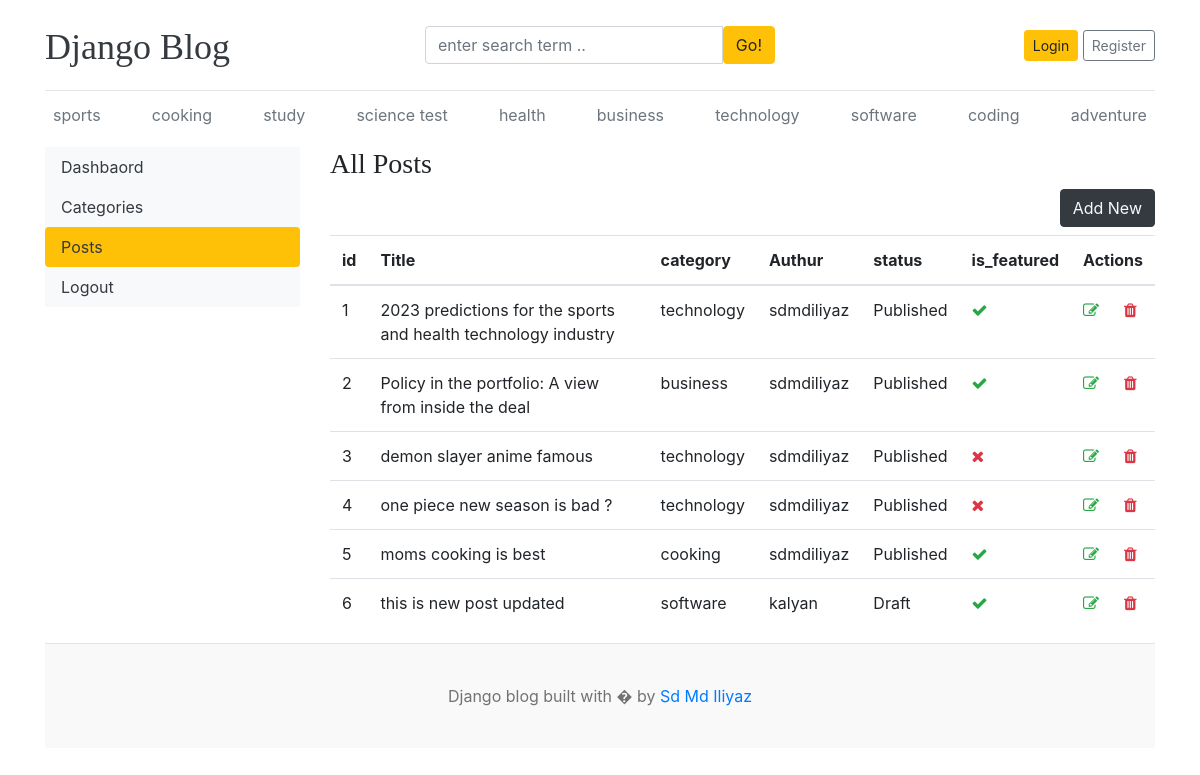
The app's page /dashboard/posts/ with its own data.
### blog_app/models.py (models this page shows, shortened)
class Category(models.Model):
    category_name = models.CharField(max_length=100 , unique=True)
    created_at = models.DateTimeField(auto_now_add=True)
    updated_at = models.DateTimeField(auto_now=True)
    class Meta:
        verbose_name_plural = 'Categories'
    def __str__(self):
        return self.category_name

class Blog(models.Model):
    title = models.CharField(max_length=100)
    slug = models.SlugField(max_length=150 , unique=True , blank=True)
    category =  models.ForeignKey(Category , on_delete=models.CASCADE)
    author=models.ForeignKey(User,on_delete=models.CASCADE)
    featured_image=models.ImageField(upload_to = 'uploads/%Y/%m/%d')
    short_description=models.TextField(max_length=2000)
    blog_body=models.TextField(max_length=2000)
    status=models.CharField(max_length=20,choices=STATUS_CHOICES,default='Draft')
    is_featured=models.BooleanField(default=False)
    created_at = models.DateTimeField(auto_now_add=True)
    updated_at = models.DateTimeField(auto_now=True)

### dashboards/views.py (the view)
# urls.py: path('posts/',views.posts,name='posts'),
def posts(request):
    posts=Blog.objects.all()
    context = {
        'posts':posts,
    }
    return render(request,'dashboard/post.html',context)

### blog_app/context_processors.py (called while the page is built)
def get_category(request):
    categories=Category.objects.all()
    return dict(categories=categories)

def get_sociallinks(request):
    social_link=SocialLink.objects.all()
    return dict(social_link=social_link)

### templates/dashboard/post.html (shortened to what this page needs)
{% extends 'base.html' %}
{% block content %}
<div class="row">
    {% include 'dashboard/sidebar.html' %}
    <div class="col">
        <h3>All Posts</h3>
            <a href="{% url 'add_post' %}" class="btn btn-dark text-light float-right mb-2">Add New</a>
            <table class="table table-hover">
                <thead>
                    <tr>
                    <th>id</th>
                    <th>Title</th>
                    <th>category</th>
                    <th>Authur</th>
                    <th>status</th>
                    <th>is_featured</th>
                    <th>Actions</th>
                    </tr>
                </thead>
                <tbody>
                    {% for p in posts %}
                    <tr>
                    <td>{{ forloop.counter }}</td>
                    <td>{{p.title}}</td>
                    <td>{{p.category}}</td>
                    <td>{{p.author}}</td>
                    <td>{{p.status}}</td>
                    <td>{% if p.is_featured %}<i class="fa fa-check text-success"></i>{% else %}<i class="fa fa-times text-danger"></i>{% endif %}</td>
                    <td> <a href="{% url 'edit_post' p.id %}"><i class="fa fa-edit text-success"></i></a>
                         <a href="{% url "delete_post" p.id %}"><i class="fa fa-trash text-danger"></i></a>
                    </td>
                    </tr>
                    {% endfor %}
                </tbody>
            </table>
    </div>
</div>
{% endblock %}

### templates/base.html (shortened to what this page needs)
 {% load static %}
<!DOCTYPE html>
<html lang="en">
<head>
    <link href="https://getbootstrap.com/docs/4.0/dist/css/bootstrap.min.css" rel="stylesheet">
    <link href="{% static 'css/blog.css' %}" rel="stylesheet">
    <link rel="stylesheet" href="https://cdnjs.cloudflare.com/ajax/libs/font-awesome/4.7.0/css/font-awesome.min.css">
  </head>
<body>
    <div class="container">
      <header class="blog-header py-3">
        <div class="row flex-nowrap justify-content-between align-items-center">
          <div class="col-4 pt-1">
            <a class="blog-header-logo text-dark" href="/">Django Blog</a>
          </div>
          <div class = 'col-4'>
            <form action='{% url 'search' %}' method="GET">
              <div class='input-group'>
                <input name="keyword" type="text" value="{{ keyword }}" class="form-control" placeholder="enter search term .. " area-label="enter Search" >
                <button type="submit" class="btn btn-warning" type='button'>Go!</button>
              </div>
            </form>
          </div>
          <div class="col-4 d-flex justify-content-end align-items-center">
            {% if not user.is_authenticated %}
            <a class="btn btn-sm btn-warning" href="{% url 'login' %}">Login</a> &nbsp;
            <a class="btn btn-sm btn-outline-secondary" href="{% url 'Register' %}">Register</a>
            {% else %}
            <b>{{ user }}</b>&emsp;
            <span><a href='{% url 'dashboard' %}'>Dashboard</a></span>&emsp;
            <span><a href="{% url 'logout' %}">logout</a></span>
            {% endif %}
          </div>
        </div>
      </header>
      <div class="nav-scroller py-1 mb-2">
        <nav class="nav d-flex justify-content-between">
          {% for cat in categories %}
          <a class="p-2 text-muted" href="{% url 'post_by_category' cat.id %}">{{ cat.category_name }} </a>
          {% endfor %}
        </nav>
      </div>
 {% block content %}
 {% endblock %}
 <footer class="blog-footer">
  <p>Django blog built with � by <a href="#">Sd Md Iliyaz</a></p>
 </footer>
 </body>
</html>

### blog_main/static/css/blog.css (style rules this page uses)
.blog-header { border-bottom: 1px solid #e5e5e5; }
.blog-header-logo { font-family: "Playfair Display", Georgia, "Times New Roman", serif; font-size: 2.25rem; }
h1, h2, h3, h4, h5, h6 { font-family: "Playfair Display", Georgia, "Times New Roman", serif; }
.blog-footer { padding: 2.5rem 0; color: #727272; text-align: center; background-color: #f9f9f9; border-top: .05rem solid #e5e5e5; }
.blog-footer p:last-child { margin-bottom: 0; }

### records on screen
Category: category_name "sports"
Category: category_name "cooking"
Category: category_name "study"
Category: category_name "science test"
Category: category_name "health"
Category: category_name "business"
Category: category_name "technology"
Category: category_name "software"
Category: category_name "coding"
Category: category_name "adventure"
Blog: title "2023 predictions for the sports and health technology industry", category "technology", author "sdmdiliyaz", status "Published", is_featured True (drawn)
Blog: title "Policy in the portfolio: A view from inside the deal", category "business", author "sdmdiliyaz", status "Published", is_featured True (drawn)
Blog: title "demon slayer anime famous", category "technology", author "sdmdiliyaz", status "Published", is_featured False (drawn)
Blog: title "one piece new season is bad ?", category "technology", author "sdmdiliyaz", status "Published", is_featured False (drawn)
Blog: title "moms cooking is best", category "cooking", author "sdmdiliyaz", status "Published", is_featured True (drawn)
Blog: title "this is new post updated", category "software", author "kalyan", status "Draft", is_featured True (drawn)
